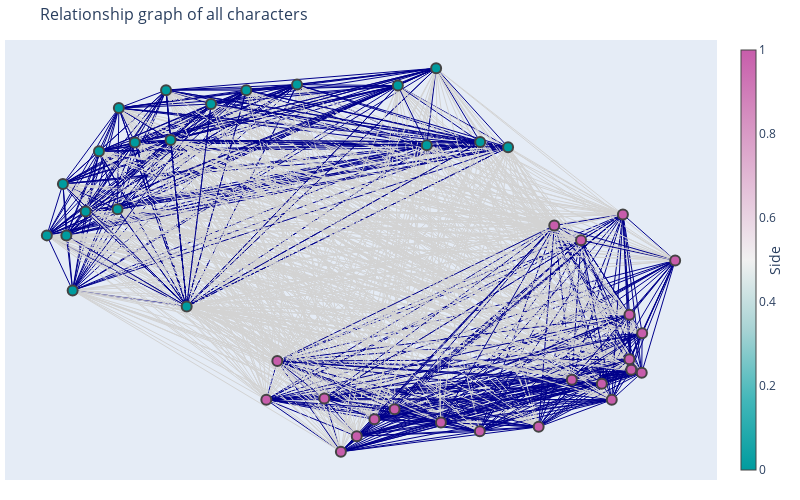

Source (notebook cell):
### Code cell
## To visualize the relations one can plot a graph of the characters as nodes and their relationship as edge
# in this simple world, there is the good camp and the bad camp, and everybody is friend within their own camp, but enemy with all members of the other camp.

from utils import plot_graph, graph_positions

positions = graph_positions(relations)

plot_graph(positions, relations, column='chosen')
